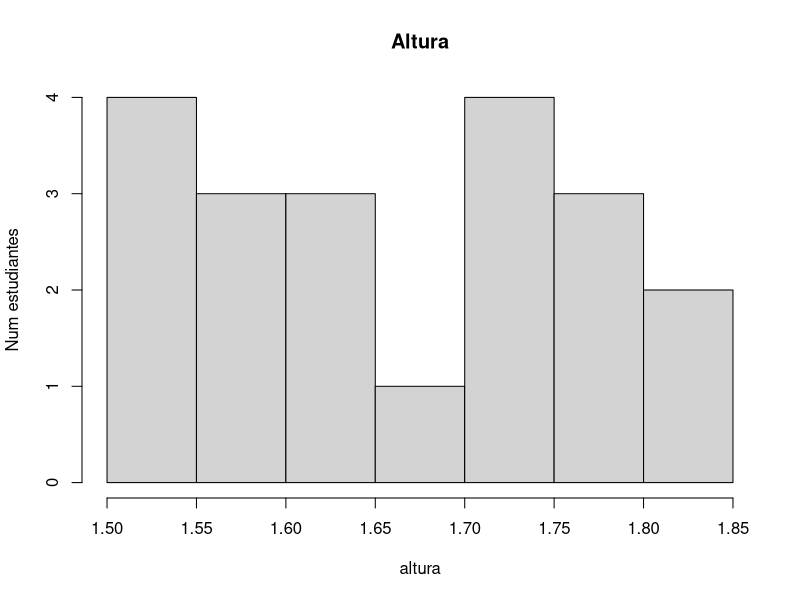
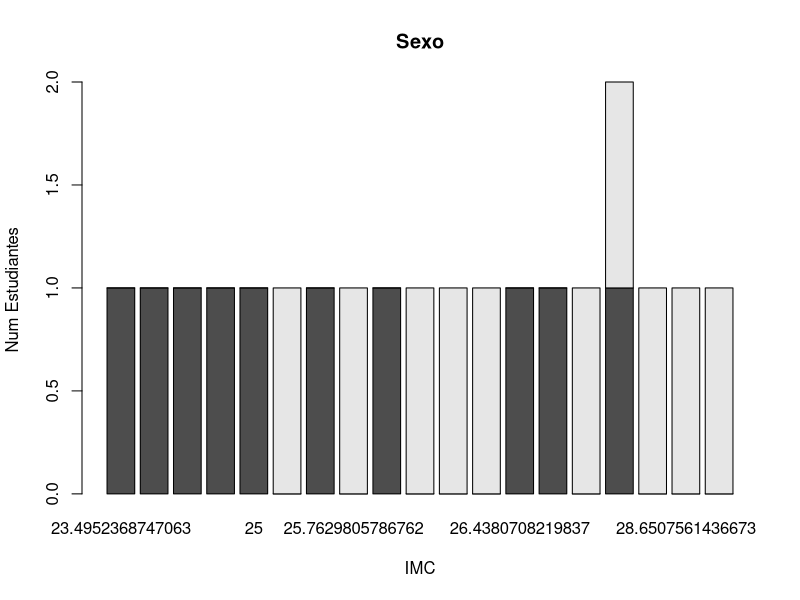

Write R code to recreate these figures, in order.
#Crear dataframe
peso <- c(80,77,79,97,72,82,88,110,81,78,55,59,56,66,63,67,74,72,55,64)
altura <- c(1.75,1.72,1.72,1.84,1.63,1.78,1.79,1.84,1.79,1.74, 1.53,1.57,1.50,1.58,1.54,1.61,1.70,1.63,1.51,1.60)
sexo <- c("Masculino","Masculino","Masculino","Masculino","Masculino","Masculino","Masculino","Masculino","Masculino","Masculino","Femenino", "Femenino","Femenino", "Femenino","Femenino", "Femenino","Femenino", "Femenino","Femenino", "Femenino")
imc <- c(peso[1:20]/(altura[1:20]*altura[1:20]))

daf <- data.frame(peso, altura, sexo, imc)

#Promedio de pesos por sexo
mean(peso[which(sexo=="Masculino")])
mean(peso[which(sexo=="Femenino")])

#Renombrar
rownames(daf) <- c("Alberto","Miguel","Eric","Osvaldo","Juan","Cruz","Antonio","Ivan","Oscar","Gael","Rosa","Nilda","Marcela","Veronica","Maria","Claudia","Ana","Laura","Karen","Noemi")

#Grafica de Altura
hist(x=daf$altura, main = "Altura", xlab = "altura", ylab = "Num estudiantes")

#Creacion de tablas y grafica imc por sexo
tableDSex <- table(daf$imc, daf$sexo)
print(tableDSex)
tableG <- table(daf$sexo, daf$imc)
print(tableG)
barplot(tableG, main = "Sexo", xlab = "IMC", ylab = "Num Estudiantes")


